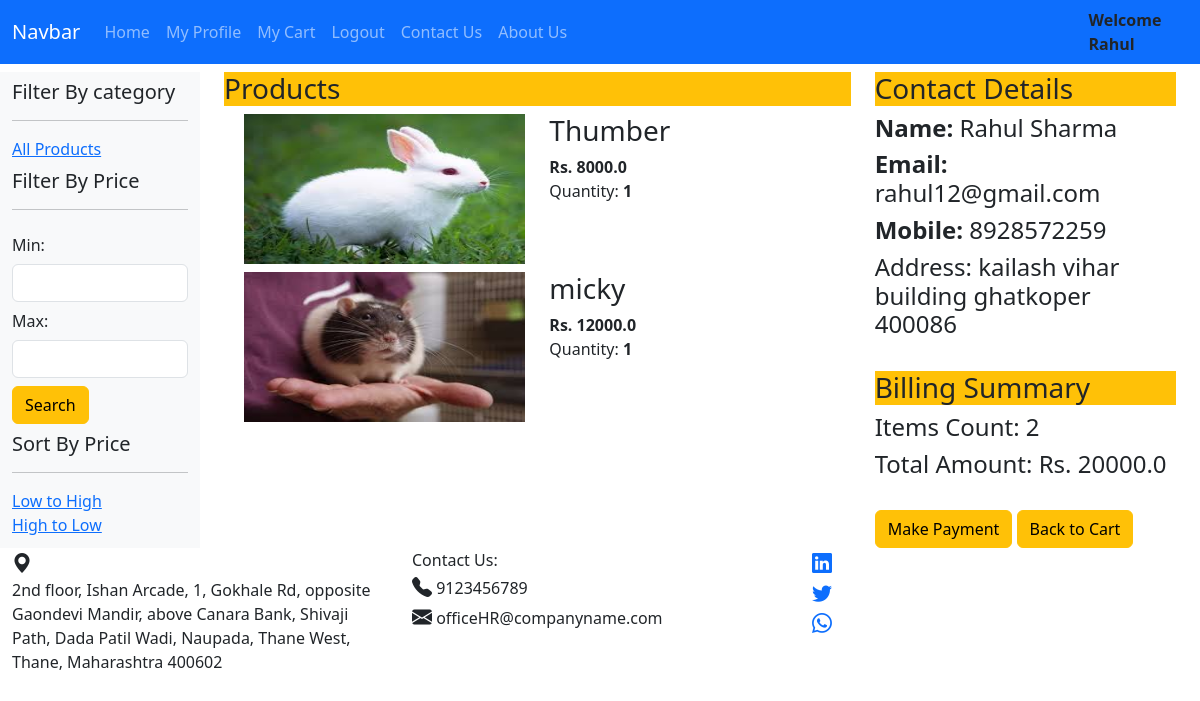
The page /confirmorder (signed in) on the database its author committed.
### petapp/models.py (models this page shows)
class Cart(models.Model):
    uid = models.ForeignKey(User, on_delete=models.CASCADE, db_column='uid')
    petid = models.ForeignKey(Pet, on_delete=models.CASCADE, db_column='petid')
    quantity = models.IntegerField(default=1)

class Pet(models.Model):
    name=models.CharField(max_length=50)
    type=models.CharField(max_length=20)
    breed = models.CharField(max_length=40)
    gender = models.CharField(max_length=6)
    age = models.IntegerField()
    price=models.FloatField()
    details=models.CharField(max_length=100)
    imagepath= models.ImageField(upload_to='image',default='')

class Profile(models.Model):
    id= models.ForeignKey(User, on_delete=models.CASCADE, db_column="id", primary_key=True)
    mobile = models.CharField(max_length=10)
    address = models.TextField(max_length=100)

### petapp/views.py (the view)
# urls.py: path('confirmorder',views.confirmOrder),
def confirmOrder(request):
    userid = request.user.id
    data = Cart.objects.filter(uid = userid)
    context={}
    context['cartlist'] = data
    count = len(data)
    total = 0
    for cart in data:
        total += cart.petid.price*cart.quantity
    context['count'] = count
    context['total'] = total
    context['profile']=Profile.objects.get(id=userid)
    return render(request,'confirmorder.html',context)

### templates/confirmorder.html (shortened to what this page needs)
{% extends 'base.html' %}
{% load static %}
{% block 'main' %}
<div class="box col-8">
    <h3 class="bg-warning">Products</h3>
    {% for cart in cartlist %}
    <div class="row m-2" >
       <div class="col-6">
          <img src="{{ cart.petid.imagepath.url }}" alt="" width="100%" height="150px">
       </div>
       <div class="col-6">
          <h3>{{ cart.petid.name }}</h3>
          <strong>Rs. {{ cart.petid.price }}</strong><br>
          Quantity: <strong>{{cart.quantity }}</strong>
         <br>
       </div>
    </div>
    {% endfor %}
</div>
<div class="box col-4">
      <h3 class="bg-warning">Contact Details</h3>
      <h4><b>Name:</b> {{request.user.first_name}} {{request.user.last_name}}</h4>
      <h4><b>Email:</b> {{ user.email }}</h4>
      <h4><b>Mobile:</b> {{ profile.mobile }}</h4>
      <h4></b>Address:</b> {{ profile.address }}</h4>
      <br>
    <h3 class="bg-warning">Billing Summary</h3>
       <h4>Items Count: {{ count }}</h4>
       <h4>Total Amount: Rs. {{ total }}</h4>
       <br>
       <a class="btn btn-warning" href="makepayment">Make Payment</a>
       <a class="btn btn-warning" href="/mycart">Back to Cart</a>
</div>
 {% endblock 'main' %}

### templates/header.html (shortened to what this page needs)
{% load static %}
<!DOCTYPE html>
<html lang="en">
<head>
   <link rel="stylesheet" href= "{% static 'css/bootstrap.min.css' %}">
<link rel="stylesheet" href="https://cdn.jsdelivr.net/npm/bootstrap-icons@1.3.0/font/bootstrap-icons.css">
</head>
<body>
   <div class="container-fluid">
      <div class="myrow1 row">
         <nav class="navbar navbar-expand-lg bg-primary" data-bs-theme="dark">
            <div class="container-fluid">
              <a class="navbar-brand" href="#">Navbar</a>
              <div class="collapse navbar-collapse" id="navbarSupportedContent">
                <ul class="navbar-nav me-auto mb-2 mb-lg-0">
                  <li class="nav-item">
                    <a class="nav-link " aria-current="page" href="/">Home</a>
                  </li>
                  {% if user.is_authenticated %}
                  <li class="nav-item">
                    <a class="nav-link" href="/profile">My Profile</a>
                  </li>
                  <li class="nav-item">
                    <a class="nav-link" href="/mycart">My Cart</a>
                  </li>
                  <li class="nav-item">
                    <a class="nav-link" href="/logout">Logout</a>
                  </li>
                   {% endif %}
                   <li class="nav-item">
                     <a class="nav-link" href="/contactus">Contact Us</a>
                   </li>
                   <li class="nav-item">
                     <a class="nav-link" href="/aboutus">About Us</a>
                   </li>
                </ul>
              </div>
            </div>
            <strong class="mr-sm-1">Welcome {{ user.username }}</strong>
          </nav>
      </div>

### rows shown on the page
Cart: petid.imagepath (picture), petid.name "Thumber", petid.price "8000.0", quantity "1"
Cart: petid.imagepath (picture), petid.name "micky", petid.price "12000.0", quantity "1"
Profile: mobile "8928572259", address "kailash vihar building ghatkoper 400086"

### other values the page prints
{{ user.username }} "Rahul"
{{ request.user.first_name }} "Rahul"
{{ request.user.last_name }} "Sharma"
{{ user.email }} "rahul12@gmail.com"
{{ count }} "2"
{{ total }} "20000.0"
